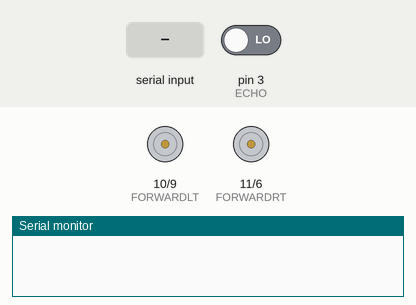
Simulated run of this sketch. Board: Arduino Uno, built with avr-gcc and run on an emulated ATmega328P. Shown: motor-driver pin pairs drawn as motors (green arrow = first pin HIGH = forward, orange = second pin HIGH = backward, longer = more drive), the last lines printed to the serial monitor. The test bench sets the inputs (shaded band); at power-on: pin 3 (ECHO) LOW.

Above: at 1.2 s.
1.3 s: "30,150\n" received over Serial
At 2.7 s:
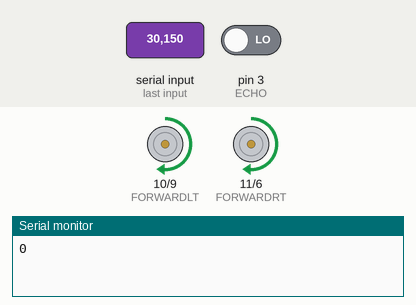
Timing chart, 0 to 4.8 s (numbered marks = the images above; inputs shaded):
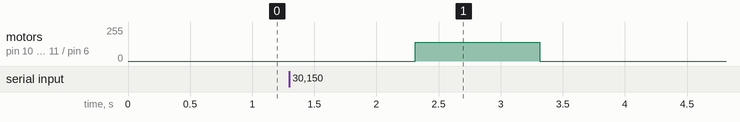

The sketch:

RobotCode1.ino
```cpp
#define TRIG 4
#define ECHO 3
#define FORWARDRT 11
#define FORWARDLT 10
#define BACKWARDLT 9
#define BACKWARDRT 6

int dir = 0;

unsigned long duration = 0;
int vel = 0;

void driveparse(int);
void leftforward();
void rightforward();
void rightbackward();
void leftbackward();
int allstop();

void setup() {
  // put your setup code here, to run once:
  Serial.begin(9600);
  pinMode(TRIG, OUTPUT);
  pinMode(ECHO, INPUT);
  pinMode(FORWARDRT, OUTPUT);
  pinMode(FORWARDLT, OUTPUT);
  pinMode(BACKWARDRT, OUTPUT);
  pinMode(BACKWARDLT, OUTPUT);
}

void loop() {
  // put your main code here, to run repeatedly:
  if (Serial.available()) {
    int input = Serial.parseInt();
    driveparse(input);

    switch (dir) {
      case 0:
        leftforward();
        rightforward();
        break;
      case 1:
        leftforward();
        rightbackward();
        break;
      case 2:
        leftbackward();
        rightforward();
        break;
      case 3:
        leftbackward();
        rightbackward();
        break;
      default:
        allstop();
    }
    for (int i = duration; i > 0; i--) {
      delay(1000);
    }
    int distance = allstop();
    Serial.println(distance);
  }
}
void driveparse(int input) {
  dir = input % 10;
  input = input / 10;
  vel = input % 10;
  duration = input / 10;
  duration = duration;
}

void leftforward () {
  analogWrite(FORWARDLT, vel * 28);
  digitalWrite(BACKWARDLT, LOW);
}

void rightforward () {
  analogWrite(FORWARDRT, vel * 28);
  digitalWrite(BACKWARDRT, LOW);
}

void leftbackward () {
  digitalWrite(FORWARDLT, LOW);
  analogWrite(BACKWARDLT, vel * 28);
}

void rightbackward () {
  digitalWrite(FORWARDRT, LOW);
  analogWrite(BACKWARDRT, vel * 28);
}

int allstop() {
  digitalWrite(FORWARDRT, LOW);
  digitalWrite(FORWARDLT, LOW);
  digitalWrite(BACKWARDRT, LOW);
  digitalWrite(BACKWARDLT, LOW);
  int distance = echosense();
  return (distance);
}

int echosense() {
  digitalWrite(TRIG, HIGH);
  delay(10);
  digitalWrite(TRIG, LOW);
  long echopulse = pulseIn(ECHO, HIGH);
  long distance = (echopulse / 2) / 29.1;
  return (distance);
}
```

Measured:
- after the input at 1.3 s, motor on pin 10 (FORWARDLT) / pin 9 (BACKWARDLT), motor on pin 11 (FORWARDRT) / pin 6 (BACKWARDRT): stopped → forward 140/255 after 1.0 s, → stopped 1.0 s later
